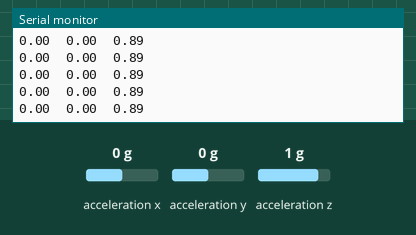
This sketch was run on a simulated Arduino Uno, built with avr-gcc and run on an emulated ATmega328P. On the bench: the last lines printed to the serial monitor. Wiring (inferred from the names in the program): ADXL345 accelerometer at I2C address 0x53. The test bench sets the inputs (shaded band); at power-on: acceleration x 0 g, acceleration y 0 g, acceleration z 1 g.

Above: at 1.2 s.
1.3 s: acceleration x set to -1.4 g
At 1.36 s:
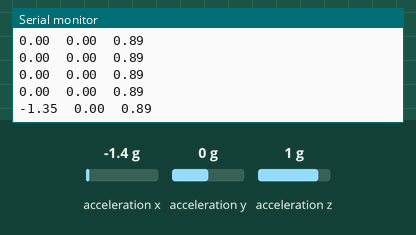
2.8 s: acceleration y set to -1.4 g
At 2.89 s:
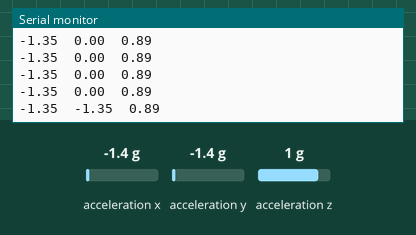
4.3 s: acceleration z set to -1.4 g
At 4.32 s:
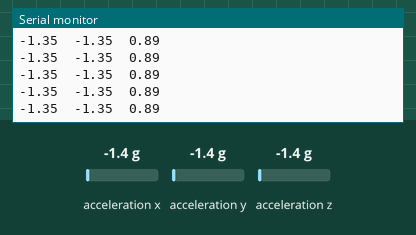

Measured:
- after the input at 1.3 s, the serial monitor: prints a new line after 0.05 s (image 1)
- after the input at 2.8 s, the serial monitor: prints a new line after 0.09 s (image 2)

The sketch:

getData.ino
```cpp
#include <Wire.h>
#include <Streaming.h>

#include "grove_acc_adxl345.h"
#include "grove_acc_adxl345_arduino.h"

ACC_ADXL345 acc;


void setup()
{
    Serial.begin(115200);
    cout << "hello world" << endl;

    acc.begin();

}


void loop()
{
    float x, y, z;
    acc.getAcc(&x, &y, &z);

    cout << x << '\t' << y << '\t' << z << endl;

    delay(100);
}
```
